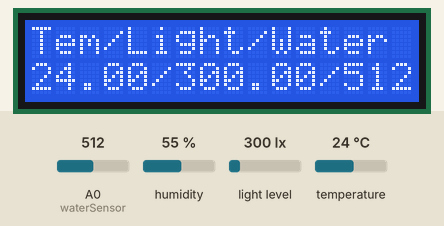
Recording of a sketch running on a simulated Arduino Uno, built with avr-gcc and run on an emulated ATmega328P. Parts: 16×2 character LCD. The test bench sets the inputs (shaded band); at power-on: light level 300 lx, temperature 24 °C, A0 (waterSensor) = 512, humidity 55 %. What the sketch prints to the serial monitor is not drawn.

Above: at 1.2 s.
1.3 s: light level set to 40 lx
At 3.4 s:
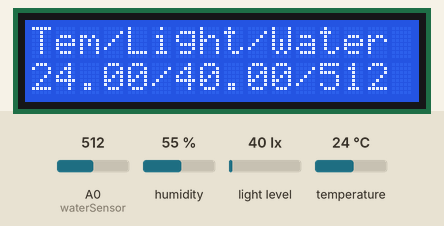
3.7 s: temperature set to 12 °C
At 4.9 s:
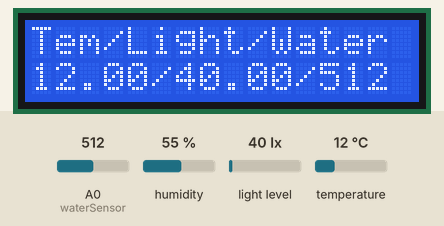
5.8 s: A0 (waterSensor) set to 716
At 7.4 s:
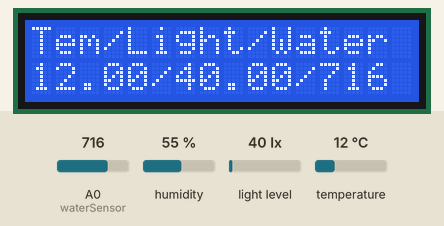
7.9 s: light level set to 500 lx
At 8.8 s:
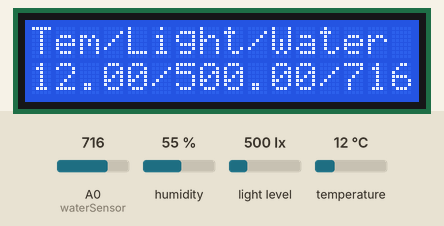
9.9 s: temperature set to 19 °C
At 11.3 s:
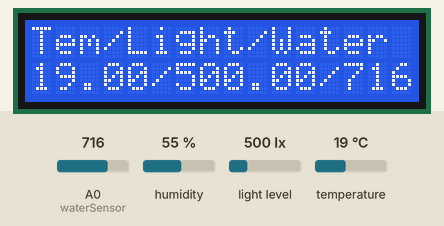
12.0 s: A0 (waterSensor) set to 992
At 13.9 s:
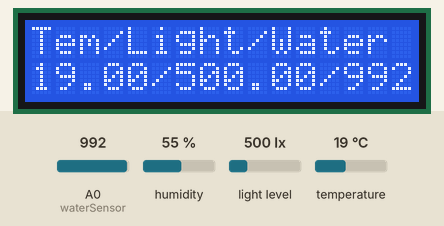
Timing chart, 0 to 15.1 s (numbered marks = the images above; inputs shaded):
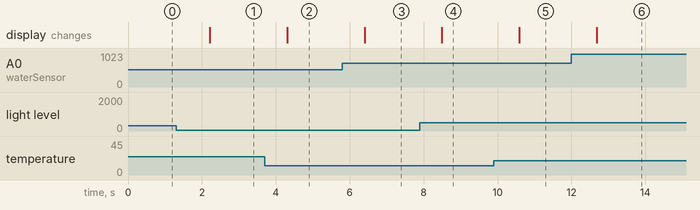

Measured:
- after the input at 1.3 s, the display: changes after 0.92 s (image 1)
- after the input at 3.7 s, the display: changes after 0.61 s (image 2)
- after the input at 5.8 s, the display: changes after 0.60 s (image 3)
- after the input at 7.9 s, the display: changes after 0.59 s (image 4)
- after the input at 9.9 s, the display: changes after 0.69 s (image 5)
- after the input at 12.0 s, the display: changes after 0.68 s (image 6)

The sketch:

Smartfarm_chatgpt.ino
```cpp
#include <Wire.h>
#include <LiquidCrystal_I2C.h>
#include <DHT.h>
#include <BH1750FVI.h>

#define DHTPIN 2
#define DHTTYPE DHT11
DHT dht(DHTPIN, DHTTYPE);

BH1750FVI LightSensor(BH1750FVI::k_DevModeContLowRes);
LiquidCrystal_I2C lcd(0x27, 16, 2);

int waterSensor = A0;
//int waterThreshold = 500;
int waterLevel = 0;

void setup() {
  Serial.begin(9600);
  dht.begin();
  LightSensor.begin();
  lcd.begin();
  lcd.backlight();
}

void loop() {
  float temperature = dht.readTemperature();
  float humidity = dht.readHumidity();
  float light = LightSensor.GetLightIntensity();
  waterLevel = analogRead(waterSensor);

  Serial.println("Tem/Light/Water");
  Serial.print(temperature);
  Serial.print("/");
  Serial.print(light);
  Serial.print("/");
  Serial.println(waterLevel);


  lcd.clear();
  lcd.setCursor(0,0);
  lcd.print("Tem/Light/Water");

  lcd.setCursor(0,1);
  lcd.print(temperature);
  lcd.print("/");
  lcd.print(light);
  lcd.print("/");
  lcd.print(waterLevel);


  delay(1000);
}
```
